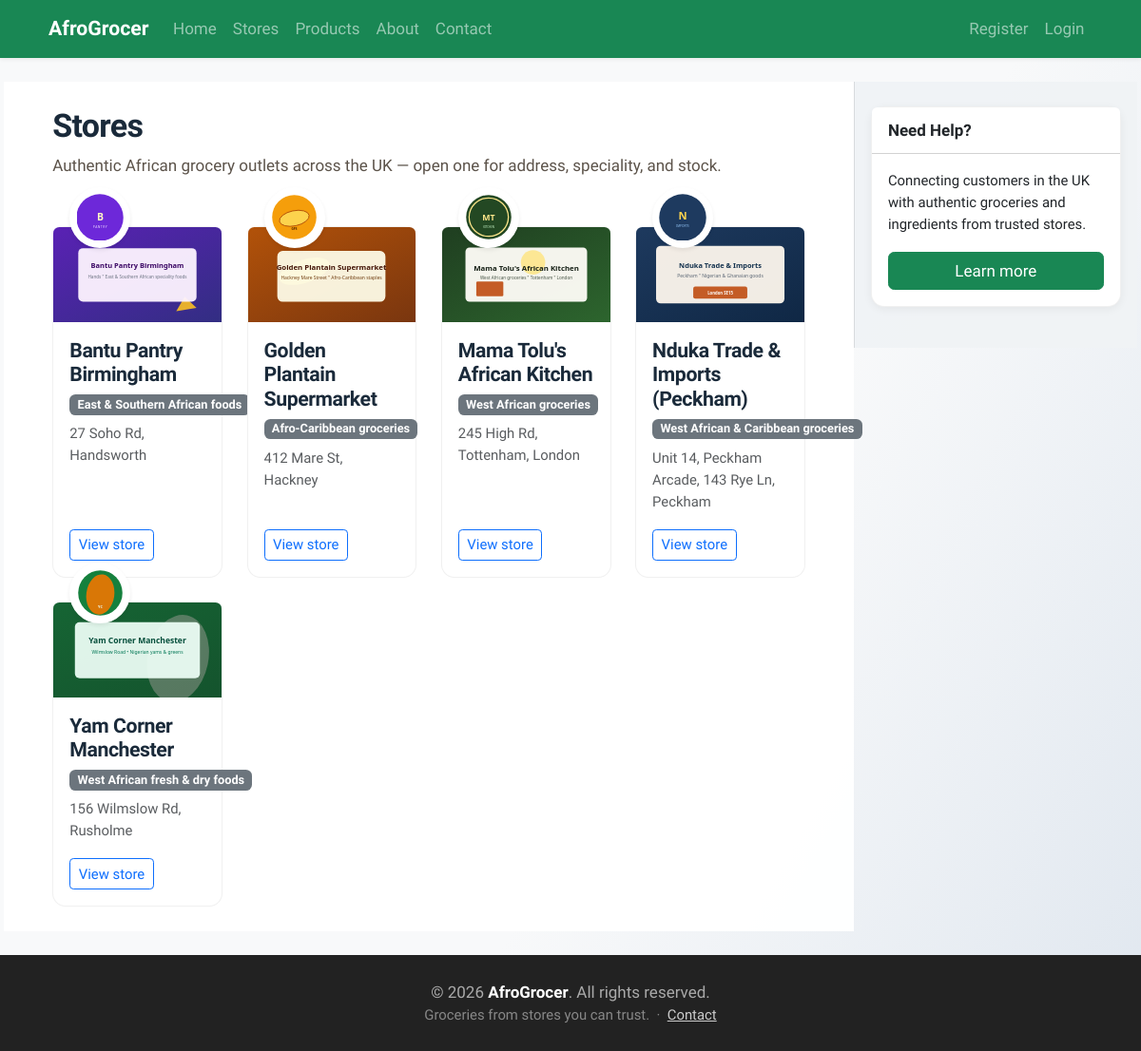
/stores, run on the app's committed database.
### tables this page shows
CREATE TABLE stores (
    id                  INTEGER PRIMARY KEY AUTOINCREMENT,
    owner_id            INTEGER NOT NULL REFERENCES users(id) ON DELETE CASCADE,
    name                TEXT NOT NULL,
    description         TEXT,
    address             TEXT,
    uk_postcode         TEXT,
    phone               TEXT,
    email               TEXT,
    category            TEXT DEFAULT 'African groceries',
    image               TEXT,          -- storefront / hero URL or static path under /static/
    logo                TEXT,          -- square logo URL or static path
    delivers_nationwide BOOLEAN DEFAULT 0,
    is_verified         BOOLEAN DEFAULT 0,
    created             TIMESTAMP DEFAULT CURRENT_TIMESTAMP
);

### app.py (the view)
@app.route('/stores')
def store_list():
    uid = session.get('user_id')
    user = get_user_by_id(uid) if uid else None
    is_admin = bool(user and user['role'] == 'admin')
    stores = get_all_stores(verified_only=True)
    return render_template('store_list.html', title="Stores", stores=stores, is_admin=is_admin)

### app.py (called while the page is built)
@app.template_global()
def resolve_store_image(path):
    if path and str(path).strip():
        p = str(path).strip()
        if p.startswith(('http://', 'https://')):
            return p
        return url_for('static', filename=p.lstrip('/'))
    return url_for('static', filename='stores/placeholder-shop.svg')

@app.template_global()
def resolve_store_logo(path):
    if not path or not str(path).strip():
        return None
    p = str(path).strip()
    if p.startswith(('http://', 'https://')):
        return p
    return url_for('static', filename=p.lstrip('/'))

@app.context_processor
def inject_csrf_token():
    return dict(csrf_token=generate_csrf())

@app.context_processor
def inject_site_name():
    return dict(siteName=siteName)

@app.context_processor
def inject_current_year():
    return dict(current_year=datetime.now().year)

@app.context_processor
def inject_user_role():
    is_admin = False
    if session.get('user_id'):
        user = get_user_by_id(session['user_id'])
        if user and user['role'] == 'admin':
            is_admin = True
    return dict(is_admin=is_admin)

### db/db.py (called while the page is built)
def get_db_connection():
    BASE_DIR = os.path.dirname(os.path.dirname(os.path.abspath(__file__)))
    db_path = os.path.join(BASE_DIR, 'db', 'database.db')
    conn = sqlite3.connect(db_path)
    conn.row_factory = sqlite3.Row
    return conn

def get_all_stores(verified_only=True):
    connection = get_db_connection()
    sql = (
        "SELECT stores.*, users.full_name AS owner_name "
        "FROM stores JOIN users ON stores.owner_id = users.id "
    )
    if verified_only:
        sql += "WHERE stores.is_verified = 1 "
    sql += "ORDER BY stores.name"
    stores = connection.execute(sql).fetchall()
    connection.close()
    return stores

### Templates/store_list.html (shortened to what this page needs)
{% extends "base.html" %}
{% block content %}
<div class="d-flex flex-wrap justify-content-between align-items-start gap-3 mb-4">
    <div>
        <h1 class="h2 mb-2">Stores</h1>
        <p class="page-intro mb-0">Authentic African grocery outlets across the UK — open one for address, speciality, and stock.</p>
    </div>
</div>
<div class="row g-3 g-lg-4 mt-2">
    {% if stores|length == 0 %}
        <div class="col-12">
            <div class="alert alert-info mb-0">No stores available at the moment.</div>
        </div>
    {% else %}
        {% for store in stores %}
        <div class="col-12 col-sm-6 col-lg-4 col-xl-3">
            <article class="card h-100 position-relative">
                <div class="ratio ratio-16x9 rounded-top overflow-hidden bg-light">
                    <img src="{{ resolve_store_image(store['image']) }}" class="w-100 h-100" style="object-fit: cover;" alt="Store Image for {{ store['name'] }}">
                </div>
                {% set logo_u = resolve_store_logo(store['logo']) %}
                {% if logo_u %}
                <div class="position-absolute" style="margin-top: -2.5rem; margin-left: 1rem;">
                    <img src="{{ logo_u }}" alt="" class="rounded-circle border border-white border-3 shadow-sm bg-white p-1" width="64" height="64" style="object-fit: contain;">
                </div>
                {% endif %}
                <div class="card-body d-flex flex-column">
                    <h2 class="card-title h5">{{ store['name'] }}</h2>
                    <div class="badge bg-secondary align-self-start mb-2">{{ store['category'] or 'African groceries' }}</div>
                    <p class="card-text small text-muted flex-grow-1">{{ store['address'] }}</p>
                    <a href="{{ url_for('store_detail', id=store['id']) }}" class="btn btn-outline-primary btn-sm mt-auto align-self-start">View store</a>
                </div>
            </article>
        </div>
        {% endfor %}
    {% endif %}
</div>
{% endblock %}

### Templates/base.html (shortened to what this page needs)
<!DOCTYPE html>
<html lang="en">
<head>
    <link href="https://cdn.jsdelivr.net/npm/bootstrap@5.3.3/dist/css/bootstrap.min.css" rel="stylesheet">
    <link rel="stylesheet" href="{{ url_for('static', filename='style.css') }}">
</head>
<body class="site-body d-flex flex-column min-vh-100">
    <header>
        <nav class="navbar navbar-expand-lg navbar-dark bg-success shadow-sm">
            <div class="container-fluid px-3 px-sm-4 px-lg-5">
                <a class="navbar-brand fw-bold" href="{{ url_for('index') }}">{{ siteName }}</a>
                <div class="collapse navbar-collapse" id="siteNav">
                    <ul class="navbar-nav me-auto mb-2 mb-lg-0">
                        <li class="nav-item"><a class="nav-link" href="{{ url_for('index') }}">Home</a></li>
                        <li class="nav-item"><a class="nav-link" href="{{ url_for('store_list') }}">Stores</a></li>
                        <li class="nav-item"><a class="nav-link" href="{{ url_for('product_list') }}">Products</a></li>
                        <li class="nav-item"><a class="nav-link" href="{{ url_for('about') }}">About</a></li>
                        <li class="nav-item"><a class="nav-link" href="{{ url_for('contact') }}">Contact</a></li>
                    </ul>
                    <ul class="navbar-nav ms-auto mb-2 mb-lg-0">
                        {% if session.get('user_id') %}
                            <li class="nav-item"><a class="nav-link" href="{{ url_for('cart') }}">Cart</a></li>
                            <li class="nav-item"><a class="nav-link" href="{{ url_for('order_history') }}">Orders</a></li>
                            <li class="nav-item"><a class="nav-link" href="{{ url_for('profile') }}">Profile</a></li>
                            <li class="nav-item"><a class="nav-link" href="{{ url_for('logout') }}">Logout</a></li>
                        {% else %}
                            <li class="nav-item"><a class="nav-link" href="{{ url_for('register') }}">Register</a></li>
                            <li class="nav-item"><a class="nav-link" href="{{ url_for('login') }}">Login</a></li>
                        {% endif %}
                    </ul>
                </div>
            </div>
        </nav>
    </header>
    <main class="container-fluid flex-grow-1 px-0 py-3 py-md-4 px-lg-1">
        <div class="row g-0 mx-0 align-items-start">
            <div id="main-content" class="col-12 col-md-9 site-main px-3 px-sm-4 px-lg-5 py-3 py-md-4">
                {% block content %}
                {% endblock %}
            </div>
            <aside id="sidebar" class="col-12 col-md-3 site-aside border-top px-3 px-sm-3 px-lg-3 py-3 py-md-4">
                <div class="card sidebar-card mb-3">
                    <div class="card-header">Need Help?</div>
                    <div class="card-body">
                        <p class="card-text small mb-3">Connecting customers in the UK with authentic groceries and ingredients from trusted stores.</p>
                        <a href="{{ url_for('about') }}" class="btn btn-success w-100">Learn more</a>
                    </div>
                </div>
            </aside>
        </div>
    </main>
    <footer class="site-footer mt-auto py-4">
        <div class="container-fluid px-3 px-sm-4 px-lg-5 text-center">
            <p class="footer-tagline">&copy; {{ current_year }} <strong>{{ siteName }}</strong>. All rights reserved.</p>
            <p class="mb-0 small">
                Groceries from stores you can trust.
                <span class="d-none d-sm-inline">&nbsp;&middot;&nbsp;</span>
                <a href="{{ url_for('contact') }}">Contact</a>
            </p>
        </div>
    </footer>
</body>
</html>

### Static/style.css (style rules this page uses)
:root { --ink: #212529; --muted: #5c534a; --brand: #198754; --brand-dark: #157347; --accent: #c45c26; --accent-hover: #a34d1f; --font: "Source Sans 3", "Segoe UI", system-ui, sans-serif; }
html { font-size: 15px; }
@media (min-width: 768px) { html { font-size: 16px; } }
@media (min-width: 1200px) { html { font-size: 17px; } }
.site-body { font-family: var(--font); color: var(--ink); line-height: 1.55; background: linear-gradient(120deg, #f8f9fa 60%, #e0e7ef 100%); min-height: 100vh; }
.site-main { background: rgba(255, 255, 255, 0.97); border-radius: 0; }
.site-aside { background: rgba(240, 243, 246, 0.92); }
@media (min-width: 768px) { .site-aside.border-top { border-top: none !important; border-left: 1px solid rgba(0, 0, 0, 0.1) !important; } }
#sidebar { align-self: flex-start; }
h1, h2, h3, h4, h5, .h1, .h2, .h3, .h4, .h5 { font-weight: 700; color: #1a2a3a; letter-spacing: -0.02em; }
.sidebar-card { border-radius: 10px; box-shadow: 0 2px 10px rgba(0, 0, 0, 0.06); border: 1px solid rgba(0, 0, 0, 0.06); }
.sidebar-card .card-header { background: #fff; font-weight: 600; padding: 0.65rem 1rem; }
.card { border-radius: 14px; border: 1px solid rgba(0, 0, 0, 0.06); transition: box-shadow 0.15s ease, transform 0.12s ease; }
.badge.bg-secondary { font-weight: 600; }
.site-footer { color: #888; width: 100%; background: #222; border-top-left-radius: 0; border-top-right-radius: 0; font-size: 1rem; }
.site-footer a { color: #ccc; }
.footer-tagline { color: #aaa; margin-bottom: 0; }
.footer-tagline strong { color: #fff; font-weight: 600; }
.page-intro { color: var(--muted); margin-bottom: 1.25rem; max-width: 54rem; }

### data on the page
stores: image (picture), shows a picture, name "Bantu Pantry Birmingham", category "East & Southern African foods", address "27 Soho Rd, Handsworth"
stores: image (picture), shows a picture, name "Golden Plantain Supermarket", category "Afro-Caribbean groceries", address "412 Mare St, Hackney"
stores: image (picture), shows a picture, name "Mama Tolu's African Kitchen", category "West African groceries", address "245 High Rd, Tottenham, London"
stores: image (picture), shows a picture, name "Nduka Trade & Imports (Peckham)", category "West African & Caribbean groceries", address "Unit 14, Peckham Arcade, 143 Rye Ln, Peckham"
stores: image (picture), shows a picture, name "Yam Corner Manchester", category "West African fresh & dry foods", address "156 Wilmslow Rd, Rusholme"

### other printed values
{{ siteName }} "AfroGrocer"
